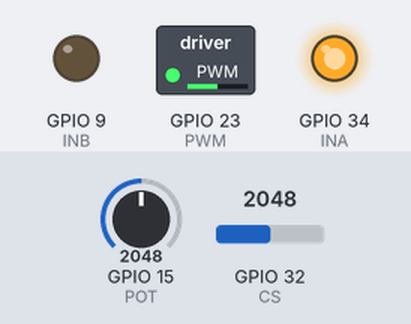
Bench run of a sketch on a simulated ESP32. Parts: switched loads named in the sketch (green lamp = pin HIGH), output pins drawn as LEDs (lit = HIGH). Inputs (shaded band) come from the test bench; at power-on: GPIO 15 (POT) = 2048, GPIO 32 (CS) = 2048. What the sketch prints to the serial monitor is not drawn.

Above: at 1.2 s.
1.3 s: GPIO 15 (POT) set to 2866
At 1.6 s:
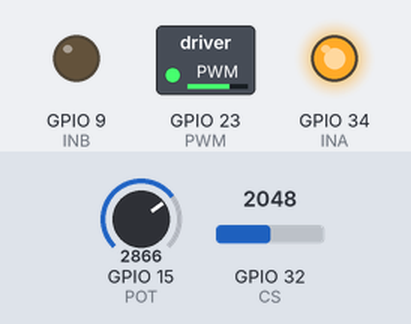
2.8 s: GPIO 15 (POT) set to 3603
At 3.9 s:
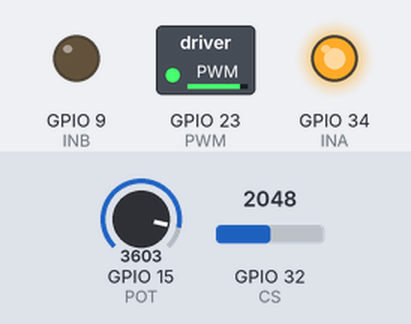
4.3 s: GPIO 15 (POT) set to 491
At 5.1 s:
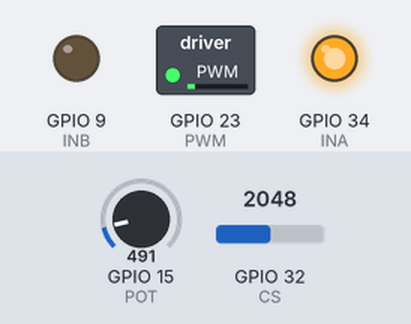
5.8 s: GPIO 15 (POT) set to 0
At 6.2 s:
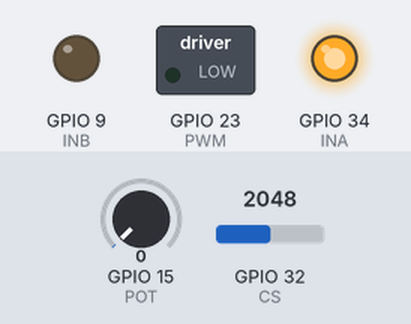
7.3 s: GPIO 15 (POT) set to 2047
At 8.6 s:
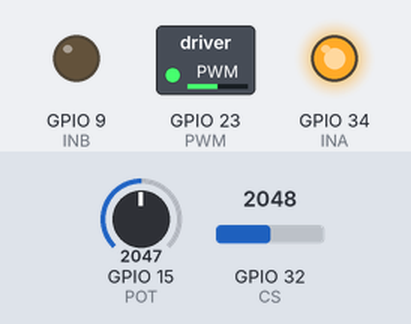
Timing chart, 0 to 9.8 s (numbered marks = the images above; inputs shaded):
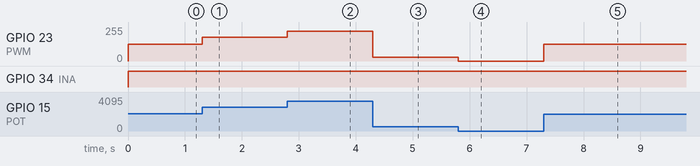

Measured:
- after the input at 1.3 s, GPIO 23 (PWM): 127/255 → 177/255 at once
- after the input at 2.8 s, GPIO 23 (PWM): 177/255 → 223/255 at once
- after the input at 4.3 s, GPIO 23 (PWM): 223/255 → 30/255 at once
- after the input at 5.8 s, GPIO 23 (PWM): 30/255 → 0/255 at once
- after the input at 7.3 s, GPIO 23 (PWM): 0/255 → 127/255 at once

The sketch:

cake_rotating_stand_main.ino
```cpp
#include <Arduino.h>

#define INA 34
#define INB 9
#define PWM 23
#define POT 15
#define CS 32

// Setting PWM properties
const int freq = 5000; // 5 kHz
const int pwmChannel = 0;
const int resolution = 8;
int dutyCycle = 125; // half speed

float voltage;
float current;

void setup()
{
    Serial.begin(115200);
    pinMode(INA, OUTPUT);
    pinMode(INB, OUTPUT);
    pinMode(PWM, OUTPUT);
    pinMode(POT, INPUT);
    pinMode(CS, INPUT);

    // configure LED PWM functionalitites
    ledcSetup(pwmChannel, freq, resolution);

    // attach the channel to the GPIO to be controlled
    ledcAttachPin(PWM, pwmChannel);
}

void loop()
{
    // map pot values to pwm range
    dutyCycle = map(analogRead(POT), 0, 4095, 0, 255);
    // set speed
    ledcWrite(pwmChannel, dutyCycle);
    // start motor
    digitalWrite(INA, HIGH);
    digitalWrite(INB, LOW);

    // get current used by motor
    voltage = analogRead(CS) * (3.3 / 4096);
    current = voltage / 0.140; // 140mV per Amp
    Serial.print("Current : ");
    Serial.println(current);
    Serial.println("");
}
```
